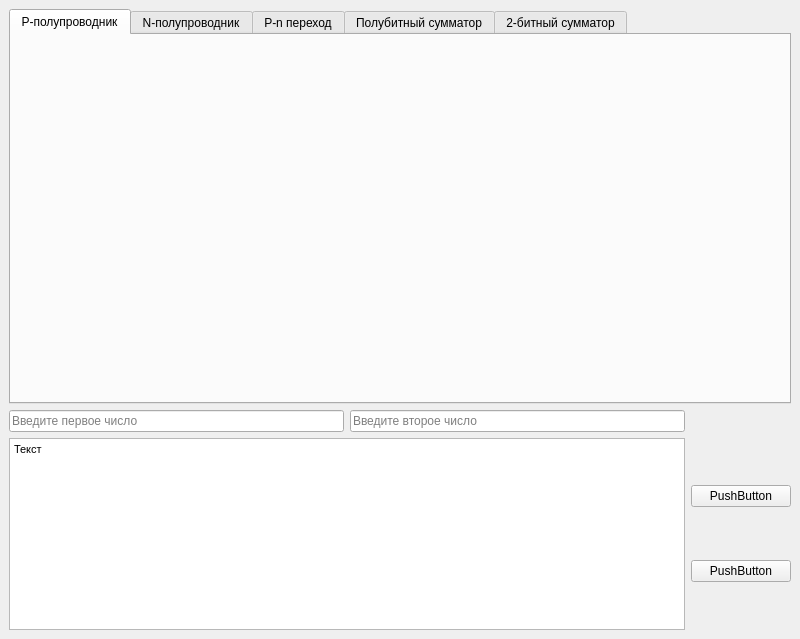
<?xml version="1.0" encoding="UTF-8"?>
<ui version="4.0">
 <class>MainWindow</class>
 <widget class="QMainWindow" name="MainWindow">
  <property name="enabled">
   <bool>true</bool>
  </property>
  <property name="geometry">
   <rect>
    <x>0</x>
    <y>0</y>
    <width>800</width>
    <height>639</height>
   </rect>
  </property>
  <property name="sizePolicy">
   <sizepolicy hsizetype="Preferred" vsizetype="Preferred">
    <horstretch>0</horstretch>
    <verstretch>0</verstretch>
   </sizepolicy>
  </property>
  <property name="windowTitle">
   <string>Лабораторная №4</string>
  </property>
  <property name="animated">
   <bool>false</bool>
  </property>
  <property name="documentMode">
   <bool>false</bool>
  </property>
  <widget class="QWidget" name="centralwidget">
   <property name="sizePolicy">
    <sizepolicy hsizetype="Preferred" vsizetype="Preferred">
     <horstretch>0</horstretch>
     <verstretch>0</verstretch>
    </sizepolicy>
   </property>
   <property name="minimumSize">
    <size>
     <width>800</width>
     <height>600</height>
    </size>
   </property>
   <property name="autoFillBackground">
    <bool>true</bool>
   </property>
   <layout class="QGridLayout" name="gridLayout" rowstretch="3,0,0,0,0,0,0,0" columnstretch="10,0">
    <item row="7" column="1">
     <layout class="QVBoxLayout" name="verticalLayout_2" stretch="0,0">
      <property name="spacing">
       <number>6</number>
      </property>
      <property name="sizeConstraint">
       <enum>QLayout::SetMinimumSize</enum>
      </property>
      <property name="bottomMargin">
       <number>0</number>
      </property>
      <item>
       <widget class="QPushButton" name="pushButton_2">
        <property name="minimumSize">
         <size>
          <width>100</width>
          <height>0</height>
         </size>
        </property>
        <property name="text">
         <string>PushButton</string>
        </property>
       </widget>
      </item>
      <item>
       <widget class="QPushButton" name="pushButton">
        <property name="minimumSize">
         <size>
          <width>100</width>
          <height>0</height>
         </size>
        </property>
        <property name="text">
         <string>PushButton</string>
        </property>
       </widget>
      </item>
     </layout>
    </item>
    <item row="2" column="0">
     <layout class="QHBoxLayout" name="horizontalLayout_input">
      <item>
       <widget class="QLineEdit" name="lineEdit">
        <property name="inputMethodHints">
         <set>Qt::ImhDigitsOnly|Qt::ImhFormattedNumbersOnly</set>
        </property>
        <property name="inputMask">
         <string/>
        </property>
        <property name="text">
         <string/>
        </property>
        <property name="maxLength">
         <number>1</number>
        </property>
        <property name="frame">
         <bool>true</bool>
        </property>
        <property name="placeholderText">
         <string>Введите первое число</string>
        </property>
       </widget>
      </item>
      <item>
       <widget class="QLineEdit" name="lineEdit_2">
        <property name="inputMethodHints">
         <set>Qt::ImhDigitsOnly|Qt::ImhFormattedNumbersOnly|Qt::ImhNoTextHandles|Qt::ImhPreferNumbers</set>
        </property>
        <property name="inputMask">
         <string/>
        </property>
        <property name="text">
         <string/>
        </property>
        <property name="maxLength">
         <number>1</number>
        </property>
        <property name="frame">
         <bool>true</bool>
        </property>
        <property name="placeholderText">
         <string>Введите второе число</string>
        </property>
        <property name="clearButtonEnabled">
         <bool>false</bool>
        </property>
       </widget>
      </item>
     </layout>
    </item>
    <item row="7" column="0">
     <widget class="QTextBrowser" name="textBrowser">
      <property name="sizePolicy">
       <sizepolicy hsizetype="Expanding" vsizetype="Expanding">
        <horstretch>0</horstretch>
        <verstretch>0</verstretch>
       </sizepolicy>
      </property>
      <property name="minimumSize">
       <size>
        <width>659</width>
        <height>192</height>
       </size>
      </property>
      <property name="sizeAdjustPolicy">
       <enum>QAbstractScrollArea::AdjustToContents</enum>
      </property>
      <property name="html">
       <string>&lt;!DOCTYPE HTML PUBLIC &quot;-//W3C//DTD HTML 4.0//EN&quot; &quot;http://www.w3.org/TR/REC-html40/strict.dtd&quot;&gt;
&lt;html&gt;&lt;head&gt;&lt;meta name=&quot;qrichtext&quot; content=&quot;1&quot; /&gt;&lt;style type=&quot;text/css&quot;&gt;
p, li { white-space: pre-wrap; }
&lt;/style&gt;&lt;/head&gt;&lt;body style=&quot; font-family:'MS Shell Dlg 2'; font-size:8.25pt; font-weight:400; font-style:normal;&quot;&gt;
&lt;p style=&quot; margin-top:0px; margin-bottom:0px; margin-left:0px; margin-right:0px; -qt-block-indent:0; text-indent:0px;&quot;&gt;Текст&lt;/p&gt;
&lt;p style=&quot;-qt-paragraph-type:empty; margin-top:0px; margin-bottom:0px; margin-left:0px; margin-right:0px; -qt-block-indent:0; text-indent:0px;&quot;&gt;&lt;br /&gt;&lt;/p&gt;&lt;/body&gt;&lt;/html&gt;</string>
      </property>
     </widget>
    </item>
    <item row="0" column="0" colspan="2">
     <widget class="QTabWidget" name="tabWidget">
      <property name="tabPosition">
       <enum>QTabWidget::North</enum>
      </property>
      <property name="currentIndex">
       <number>0</number>
      </property>
      <property name="elideMode">
       <enum>Qt::ElideNone</enum>
      </property>
      <property name="usesScrollButtons">
       <bool>true</bool>
      </property>
      <property name="documentMode">
       <bool>false</bool>
      </property>
      <property name="tabsClosable">
       <bool>false</bool>
      </property>
      <property name="movable">
       <bool>true</bool>
      </property>
      <property name="tabBarAutoHide">
       <bool>false</bool>
      </property>
      <widget class="QWidget" name="p_semi">
       <attribute name="title">
        <string>P-полупроводник</string>
       </attribute>
       <layout class="QGridLayout" name="graphicLayout"/>
      </widget>
      <widget class="QWidget" name="n_semi">
       <attribute name="title">
        <string>N-полупроводник</string>
       </attribute>
       <layout class="QGridLayout" name="graphicLayout_2"/>
      </widget>
      <widget class="QWidget" name="diod">
       <attribute name="title">
        <string>P-n переход</string>
       </attribute>
       <layout class="QGridLayout" name="graphicLayoutDiod"/>
      </widget>
      <widget class="QWidget" name="halfbitsum">
       <attribute name="title">
        <string>Полубитный сумматор</string>
       </attribute>
       <layout class="QGridLayout" name="graphicLayout_halfbitsum"/>
      </widget>
      <widget class="QWidget" name="twobitsum">
       <attribute name="title">
        <string>2-битный сумматор</string>
       </attribute>
       <layout class="QGridLayout" name="graphicLayout_twobitsum"/>
      </widget>
     </widget>
    </item>
   </layout>
  </widget>
 </widget>
 <resources/>
 <connections/>
</ui>
